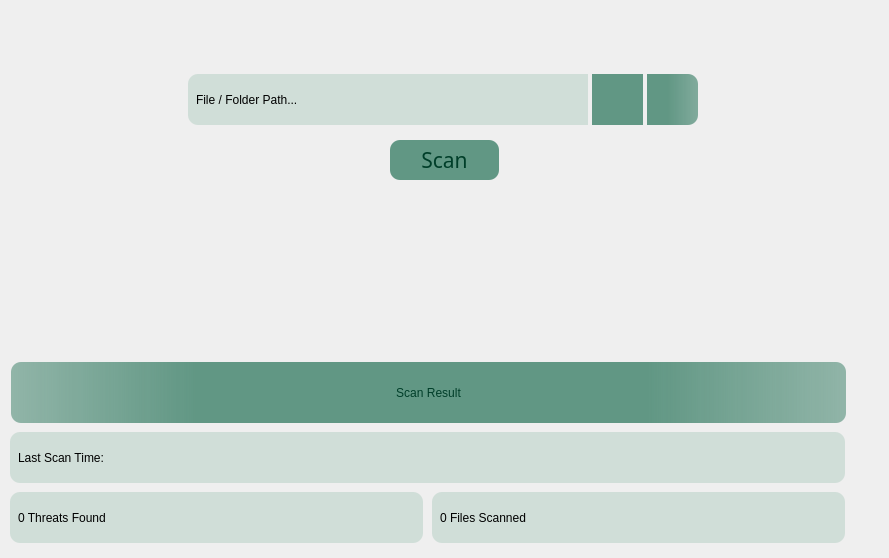
         <widget class="QWidget" name="scansPage">
          <layout class="QGridLayout" name="gridLayout">
           <property name="leftMargin">
            <number>0</number>
           </property>
           <property name="topMargin">
            <number>0</number>
           </property>
           <property name="rightMargin">
            <number>0</number>
           </property>
           <property name="bottomMargin">
            <number>0</number>
           </property>
           <property name="spacing">
            <number>0</number>
           </property>
           <item row="0" column="1">
            <spacer name="verticalSpacer_3">
             <property name="orientation">
              <enum>Qt::Vertical</enum>
             </property>
             <property name="sizeHint" stdset="0">
              <size>
               <width>20</width>
               <height>68</height>
              </size>
             </property>
            </spacer>
           </item>
           <item row="1" column="0">
            <spacer name="horizontalSpacer_10">
             <property name="orientation">
              <enum>Qt::Horizontal</enum>
             </property>
             <property name="sizeHint" stdset="0">
              <size>
               <width>184</width>
               <height>58</height>
              </size>
             </property>
            </spacer>
           </item>
           <item row="1" column="1">
            <widget class="QWidget" name="filePathWidget" native="true">
             <property name="minimumSize">
              <size>
               <width>521</width>
               <height>63</height>
              </size>
             </property>
             <property name="maximumSize">
              <size>
               <width>521</width>
               <height>4000</height>
              </size>
             </property>
             <layout class="QHBoxLayout" name="filePathLayout">
              <property name="spacing">
               <number>0</number>
              </property>
              <property name="leftMargin">
               <number>0</number>
              </property>
              <property name="topMargin">
               <number>0</number>
              </property>
              <property name="rightMargin">
               <number>0</number>
              </property>
              <property name="bottomMargin">
               <number>0</number>
              </property>
              <item>
               <widget class="QLabel" name="filePath">
                <property name="minimumSize">
                 <size>
                  <width>400</width>
                  <height>51</height>
                 </size>
                </property>
                <property name="maximumSize">
                 <size>
                  <width>400</width>
                  <height>51</height>
                 </size>
                </property>
                <property name="styleSheet">
                 <string notr="true">font: 12pt &quot;Alata&quot;;
padding: 2px 5px;
margin: 0;
background: none;
background-color: rgb(208, 222, 216);
border-top-left-radius: 10px;
border-bottom-left-radius: 10px</string>
                </property>
                <property name="text">
                 <string>File / Folder Path...</string>
                </property>
               </widget>
              </item>
              <item>
               <widget class="QPushButton" name="filePathBtn">
                <property name="minimumSize">
                 <size>
                  <width>51</width>
                  <height>51</height>
                 </size>
                </property>
                <property name="maximumSize">
                 <size>
                  <width>51</width>
                  <height>51</height>
                 </size>
                </property>
                <property name="styleSheet">
                 <string notr="true">QPushButton{
	font: 12pt &quot;Alata&quot;;
	color: rgb(0, 62, 41);
	padding: 2px 5px;
	margin: 0;
	background: none;
	background-color: rgb(97, 151, 132);
	border-style: outset
	}

QPushButton:hover {
background:rgba(75, 117, 102, 220)
	}</string>
                </property>
                <property name="text">
                 <string/>
                </property>
                <property name="icon">
                 <iconset resource="AV_Icons.qrc">
                  <normaloff>:/AV ICO/AV_Icons/onefile.ico</normaloff>:/AV ICO/AV_Icons/onefile.ico</iconset>
                </property>
                <property name="iconSize">
                 <size>
                  <width>24</width>
                  <height>24</height>
                 </size>
                </property>
                <property name="checkable">
                 <bool>true</bool>
                </property>
               </widget>
              </item>
              <item>
               <widget class="QPushButton" name="folderPathBtn">
                <property name="minimumSize">
                 <size>
                  <width>51</width>
                  <height>51</height>
                 </size>
                </property>
                <property name="maximumSize">
                 <size>
                  <width>51</width>
                  <height>51</height>
                 </size>
                </property>
                <property name="toolTip">
                 <string>Choose Path...</string>
                </property>
                <property name="styleSheet">
                 <string notr="true">QPushButton{
	font: 12pt &quot;Alata&quot;;
	color: rgb(0, 62, 41);
	padding: 2px 5px;
	margin: 0;
	background: none;
	background-color: qlineargradient(spread:pad, x1:0, y1:0, x2:1, y2:0, stop:0.409091 rgba(97, 151, 132, 255), stop:1 rgba(97, 151, 132, 198));
	border-top-right-radius: 10px;
	border-bottom-right-radius: 10px;
	border-style: outset
	}

QPushButton:hover {
background:rgba(75, 117, 102, 220)
	}</string>
                </property>
                <property name="text">
                 <string/>
                </property>
                <property name="icon">
                 <iconset resource="AV_Icons.qrc">
                  <normaloff>:/AV ICO/AV_Icons/files.ico</normaloff>:/AV ICO/AV_Icons/files.ico</iconset>
                </property>
                <property name="iconSize">
                 <size>
                  <width>24</width>
                  <height>24</height>
                 </size>
                </property>
                <property name="checkable">
                 <bool>true</bool>
                </property>
               </widget>
              </item>
             </layout>
            </widget>
           </item>
           <item row="1" column="2">
            <spacer name="horizontalSpacer_8">
             <property name="orientation">
              <enum>Qt::Horizontal</enum>
             </property>
             <property name="sizeHint" stdset="0">
              <size>
               <width>184</width>
               <height>48</height>
              </size>
             </property>
            </spacer>
           </item>
           <item row="2" column="0" colspan="3">
            <layout class="QHBoxLayout" name="ScanLayout">
             <item>
              <spacer name="horizontalSpacer_9">
               <property name="orientation">
                <enum>Qt::Horizontal</enum>
               </property>
               <property name="sizeHint" stdset="0">
                <size>
                 <width>145</width>
                 <height>20</height>
                </size>
               </property>
              </spacer>
             </item>
             <item>
              <widget class="QPushButton" name="scanBtn">
               <property name="minimumSize">
                <size>
                 <width>109</width>
                 <height>40</height>
                </size>
               </property>
               <property name="maximumSize">
                <size>
                 <width>109</width>
                 <height>40</height>
                </size>
               </property>
               <property name="font">
                <font>
                 <family>Alata</family>
                 <pointsize>16</pointsize>
                 <weight>50</weight>
                 <italic>false</italic>
                 <bold>false</bold>
                 <stylestrategy>PreferDefault</stylestrategy>
                </font>
               </property>
               <property name="toolTip">
                <string>Start Scan</string>
               </property>
               <property name="styleSheet">
                <string notr="true">QPushButton{
	font: 16pt &quot;Alata&quot;;
	color: rgb(0, 62, 41);
	padding: 2px 5px;
	margin: 0;
	background: none;
	text-align: center middle;
	background-color: rgb(97, 151, 132);
	border-top-left-radius: 10px;
	border-bottom-left-radius: 10px;
	border-top-right-radius: 10px;
	border-bottom-right-radius: 10px;
}
QPushButton:hover {
background:rgba(75, 117, 102, 220)
	}
</string>
               </property>
               <property name="text">
                <string>Scan</string>
               </property>
               <property name="iconSize">
                <size>
                 <width>0</width>
                 <height>0</height>
                </size>
               </property>
               <property name="checkable">
                <bool>true</bool>
               </property>
               <property name="flat">
                <bool>false</bool>
               </property>
              </widget>
             </item>
             <item>
              <spacer name="horizontalSpacer_11">
               <property name="orientation">
                <enum>Qt::Horizontal</enum>
               </property>
               <property name="sizeHint" stdset="0">
                <size>
                 <width>226</width>
                 <height>58</height>
                </size>
               </property>
              </spacer>
             </item>
            </layout>
           </item>
           <item row="3" column="1">
            <spacer name="verticalSpacer_2">
             <property name="orientation">
              <enum>Qt::Vertical</enum>
             </property>
             <property name="sizeHint" stdset="0">
              <size>
               <width>20</width>
               <height>168</height>
              </size>
             </property>
            </spacer>
           </item>
           <item row="4" column="0" colspan="3">
            <widget class="QWidget" name="scanInfo" native="true">
             <property name="minimumSize">
              <size>
               <width>856</width>
               <height>201</height>
              </size>
             </property>
             <property name="maximumSize">
              <size>
               <width>856</width>
               <height>201</height>
              </size>
             </property>
             <property name="cursor">
              <cursorShape>SizeAllCursor</cursorShape>
             </property>
             <widget class="QLabel" name="scanTitle">
              <property name="geometry">
               <rect>
                <x>11</x>
                <y>5</y>
                <width>835</width>
                <height>61</height>
               </rect>
              </property>
              <property name="minimumSize">
               <size>
                <width>0</width>
                <height>0</height>
               </size>
              </property>
              <property name="maximumSize">
               <size>
                <width>1000000</width>
                <height>1000000</height>
               </size>
              </property>
              <property name="styleSheet">
               <string notr="true">font: 16pt &quot;Alata&quot;;
color: rgb(0, 62, 41);
padding: 2px 5px;
margin: 0;
background: none;
text-align: center middle;
background-color:qlineargradient(spread:pad, x1:0, y1:0, x2:1, y2:0, stop:0 rgba(97, 151, 132, 169), stop:0.221591 rgba(97, 151, 132, 255), stop:0.761364 rgba(97, 151, 132, 255), stop:1 rgba(97, 151, 132, 169));
border-top-left-radius: 10px;
border-top-right-radius: 10px;
border-bottom-right-radius: 10px;
border-bottom-left-radius: 10px</string>
              </property>
              <property name="text">
               <string>Scan Result</string>
              </property>
              <property name="alignment">
               <set>Qt::AlignCenter</set>
              </property>
             </widget>
             <widget class="QLabel" name="scanTime">
              <property name="geometry">
               <rect>
                <x>10</x>
                <y>75</y>
                <width>835</width>
                <height>51</height>
               </rect>
              </property>
              <property name="styleSheet">
               <string notr="true">font: 12pt &quot;Alata&quot;;
padding: 2px 5px;
margin: 0;
background: none;
border-top-left-radius: 10px;
border-top-right-radius: 10px;
background-color: rgb(208, 222, 216);
border-bottom-right-radius: 10px;
border-bottom-left-radius: 10px</string>
              </property>
              <property name="text">
               <string>Last Scan Time: </string>
              </property>
             </widget>
             <widget class="QLabel" name="numThreats">
              <property name="geometry">
               <rect>
                <x>10</x>
                <y>135</y>
                <width>413</width>
                <height>51</height>
               </rect>
              </property>
              <property name="styleSheet">
               <string notr="true">font: 12pt &quot;Alata&quot;;
padding: 2px 5px;
margin: 0;
background: none;
background-color: rgb(208, 222, 216);
border-top-left-radius: 10px;
border-top-right-radius: 10px;
border-bottom-right-radius: 10px;
border-bottom-left-radius: 10px</string>
              </property>
              <property name="text">
               <string>0 Threats Found</string>
              </property>
             </widget>
             <widget class="QLabel" name="numScanned">
              <property name="geometry">
               <rect>
                <x>432</x>
                <y>135</y>
                <width>413</width>
                <height>51</height>
               </rect>
              </property>
              <property name="styleSheet">
               <string notr="true">font: 12pt &quot;Alata&quot;;
padding: 2px 5px;
margin: 0;
background: none;
background-color: rgb(208, 222, 216);
border-top-left-radius: 10px;
border-top-right-radius: 10px;
border-bottom-right-radius: 10px;
border-bottom-left-radius: 10px</string>
              </property>
              <property name="text">
               <string>0 Files Scanned</string>
              </property>
             </widget>
            </widget>
           </item>
          </layout>
          <zorder>filePathWidget</zorder>
          <zorder>scanInfo</zorder>
          <zorder>verticalSpacer_3</zorder>
         </widget>
